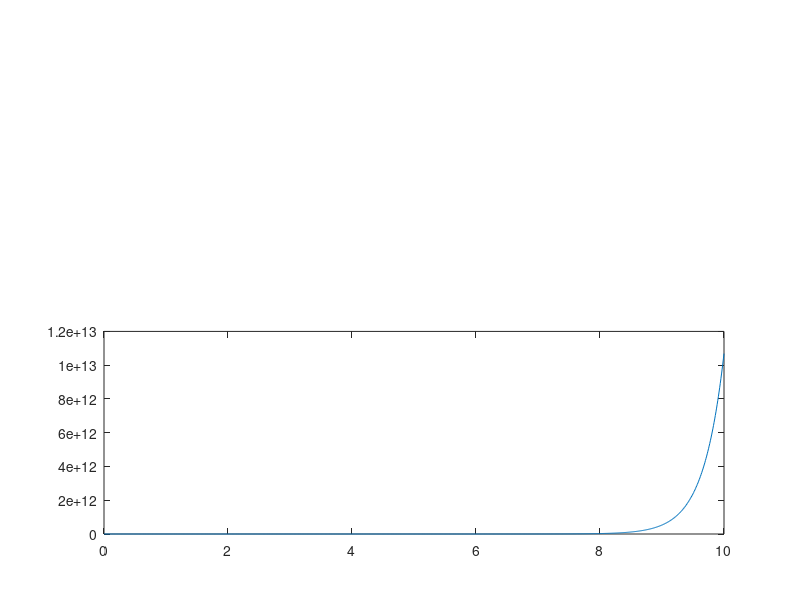

Write the MATLAB code that produced this figure.
subplot(2,1,1);
sys=tf(1,[1,2]);
impulse(sys)
subplot(2,1,2);
t=0:0.01:10;
p=t>=0;
x=5*(exp(3*t)).*p;
y=lsim(sys,x,t);

plot(t,y)
